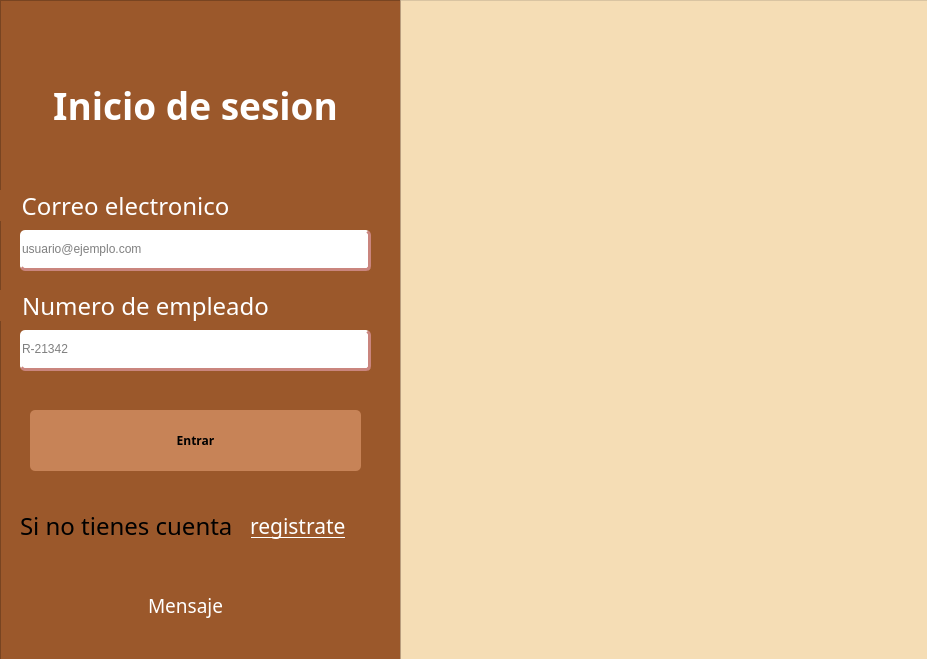
<?xml version="1.0" encoding="UTF-8"?>
<ui version="4.0">
 <class>Dialog</class>
 <widget class="QDialog" name="Dialog">
  <property name="geometry">
   <rect>
    <x>0</x>
    <y>0</y>
    <width>927</width>
    <height>659</height>
   </rect>
  </property>
  <property name="windowTitle">
   <string>Dialog</string>
  </property>
  <property name="styleSheet">
   <string notr="true">background-color:  rgba(245, 221, 178, 1.0) ;</string>
  </property>
  <widget class="QFrame" name="frame">
   <property name="geometry">
    <rect>
     <x>0</x>
     <y>0</y>
     <width>401</width>
     <height>671</height>
    </rect>
   </property>
   <property name="styleSheet">
    <string notr="true">background-color: rgb(155, 88, 43);</string>
   </property>
   <property name="frameShape">
    <enum>QFrame::Shape::StyledPanel</enum>
   </property>
   <property name="frameShadow">
    <enum>QFrame::Shadow::Raised</enum>
   </property>
   <widget class="QLabel" name="mensaje">
    <property name="geometry">
     <rect>
      <x>40</x>
      <y>580</y>
      <width>291</width>
      <height>51</height>
     </rect>
    </property>
    <property name="font">
     <font>
      <family>Sans Serif</family>
      <pointsize>14</pointsize>
     </font>
    </property>
    <property name="styleSheet">
     <string notr="true">color: rgb(255, 255, 255);
</string>
    </property>
    <property name="text">
     <string>Mensaje</string>
    </property>
    <property name="textFormat">
     <enum>Qt::TextFormat::AutoText</enum>
    </property>
    <property name="alignment">
     <set>Qt::AlignmentFlag::AlignCenter</set>
    </property>
   </widget>
   <widget class="QLabel" name="labelLink">
    <property name="geometry">
     <rect>
      <x>250</x>
      <y>511</y>
      <width>101</width>
      <height>31</height>
     </rect>
    </property>
    <property name="font">
     <font>
      <family>Adwaita Sans</family>
      <pointsize>16</pointsize>
     </font>
    </property>
    <property name="cursor">
     <cursorShape>PointingHandCursor</cursorShape>
    </property>
    <property name="styleSheet">
     <string notr="true">color: #000000;</string>
    </property>
    <property name="text">
     <string>&lt;html&gt;&lt;head/&gt;&lt;body&gt;&lt;p&gt;&lt;a href=&quot;registro&quot;&gt;&lt;span style=&quot; font-weight:400; text-decoration: underline; color:#ffffff;&quot;&gt;registrate&lt;/span&gt;&lt;/a&gt;&lt;/p&gt;&lt;/body&gt;&lt;/html&gt;</string>
    </property>
   </widget>
   <widget class="QPushButton" name="btnIniciar">
    <property name="geometry">
     <rect>
      <x>30</x>
      <y>410</y>
      <width>331</width>
      <height>61</height>
     </rect>
    </property>
    <property name="font">
     <font>
      <family>Adwaita Sans</family>
      <bold>true</bold>
     </font>
    </property>
    <property name="styleSheet">
     <string notr="true">background-color: rgb(199, 131, 87);
border-radius: 5px;</string>
    </property>
    <property name="text">
     <string>Entrar</string>
    </property>
   </widget>
   <widget class="QLineEdit" name="leNumero">
    <property name="geometry">
     <rect>
      <x>20</x>
      <y>330</y>
      <width>351</width>
      <height>41</height>
     </rect>
    </property>
    <property name="styleSheet">
     <string notr="true">background-color: rgb(255, 255, 255);
color: rgb(0, 0, 0);
border-radius: 5px;
border-bottom: 3px solid #ca857e;
border-right: 3px solid  #ca857e;
</string>
    </property>
    <property name="placeholderText">
     <string>R-21342</string>
    </property>
   </widget>
   <widget class="QLineEdit" name="leEmail">
    <property name="geometry">
     <rect>
      <x>20</x>
      <y>230</y>
      <width>351</width>
      <height>41</height>
     </rect>
    </property>
    <property name="styleSheet">
     <string notr="true">background-color: rgb(255, 255, 255);
color: rgb(0, 0, 0);
border-radius: 5px;
border-bottom: 3px solid #ca857e;
border-right: 3px solid  #ca857e;
</string>
    </property>
    <property name="placeholderText">
     <string>usuario@ejemplo.com</string>
    </property>
   </widget>
   <widget class="QLabel" name="titulo">
    <property name="geometry">
     <rect>
      <x>50</x>
      <y>80</y>
      <width>291</width>
      <height>51</height>
     </rect>
    </property>
    <property name="font">
     <font>
      <family>Adwaita Sans</family>
      <pointsize>28</pointsize>
      <bold>true</bold>
     </font>
    </property>
    <property name="styleSheet">
     <string notr="true">color: rgb(255, 255, 255);
</string>
    </property>
    <property name="text">
     <string>Inicio de sesion</string>
    </property>
    <property name="textFormat">
     <enum>Qt::TextFormat::AutoText</enum>
    </property>
    <property name="alignment">
     <set>Qt::AlignmentFlag::AlignCenter</set>
    </property>
   </widget>
   <widget class="QLabel" name="titulo_2">
    <property name="geometry">
     <rect>
      <x>0</x>
      <y>190</y>
      <width>251</width>
      <height>31</height>
     </rect>
    </property>
    <property name="font">
     <font>
      <family>Adwaita Sans</family>
      <pointsize>18</pointsize>
      <bold>false</bold>
     </font>
    </property>
    <property name="styleSheet">
     <string notr="true">color: rgb(255, 255, 255);
</string>
    </property>
    <property name="text">
     <string>Correo electronico</string>
    </property>
    <property name="textFormat">
     <enum>Qt::TextFormat::AutoText</enum>
    </property>
    <property name="alignment">
     <set>Qt::AlignmentFlag::AlignCenter</set>
    </property>
   </widget>
   <widget class="QLabel" name="titulo_3">
    <property name="geometry">
     <rect>
      <x>0</x>
      <y>290</y>
      <width>291</width>
      <height>31</height>
     </rect>
    </property>
    <property name="font">
     <font>
      <family>Adwaita Sans</family>
      <pointsize>18</pointsize>
      <bold>false</bold>
     </font>
    </property>
    <property name="styleSheet">
     <string notr="true">color: rgb(255, 255, 255);
</string>
    </property>
    <property name="text">
     <string>Numero de empleado</string>
    </property>
    <property name="textFormat">
     <enum>Qt::TextFormat::AutoText</enum>
    </property>
    <property name="alignment">
     <set>Qt::AlignmentFlag::AlignCenter</set>
    </property>
   </widget>
   <widget class="QLabel" name="label_2">
    <property name="geometry">
     <rect>
      <x>20</x>
      <y>500</y>
      <width>231</width>
      <height>51</height>
     </rect>
    </property>
    <property name="font">
     <font>
      <family>Adwaita Sans</family>
      <pointsize>18</pointsize>
     </font>
    </property>
    <property name="text">
     <string>Si no tienes cuenta</string>
    </property>
   </widget>
  </widget>
  <widget class="QLabel" name="label_3">
   <property name="geometry">
    <rect>
     <x>400</x>
     <y>0</y>
     <width>631</width>
     <height>671</height>
    </rect>
   </property>
   <property name="text">
    <string/>
   </property>
   <property name="pixmap">
    <pixmap>../Imagenes/referencia.jpg</pixmap>
   </property>
  </widget>
  <widget class="QFrame" name="frame_2">
   <property name="geometry">
    <rect>
     <x>400</x>
     <y>0</y>
     <width>531</width>
     <height>661</height>
    </rect>
   </property>
   <property name="styleSheet">
    <string notr="true">background-color: rgba(245, 221, 185, 0.5);</string>
   </property>
   <property name="frameShape">
    <enum>QFrame::Shape::StyledPanel</enum>
   </property>
   <property name="frameShadow">
    <enum>QFrame::Shadow::Raised</enum>
   </property>
   <widget class="QLabel" name="label">
    <property name="geometry">
     <rect>
      <x>110</x>
      <y>10</y>
      <width>631</width>
      <height>651</height>
     </rect>
    </property>
    <property name="styleSheet">
     <string notr="true">background-color: transparent;</string>
    </property>
    <property name="text">
     <string/>
    </property>
    <property name="pixmap">
     <pixmap>../BookingRoom.png</pixmap>
    </property>
    <property name="scaledContents">
     <bool>true</bool>
    </property>
   </widget>
  </widget>
  <zorder>label_3</zorder>
  <zorder>frame</zorder>
  <zorder>frame_2</zorder>
 </widget>
 <resources>
  <include location="../imagenes.qrc"/>
 </resources>
 <connections/>
</ui>
